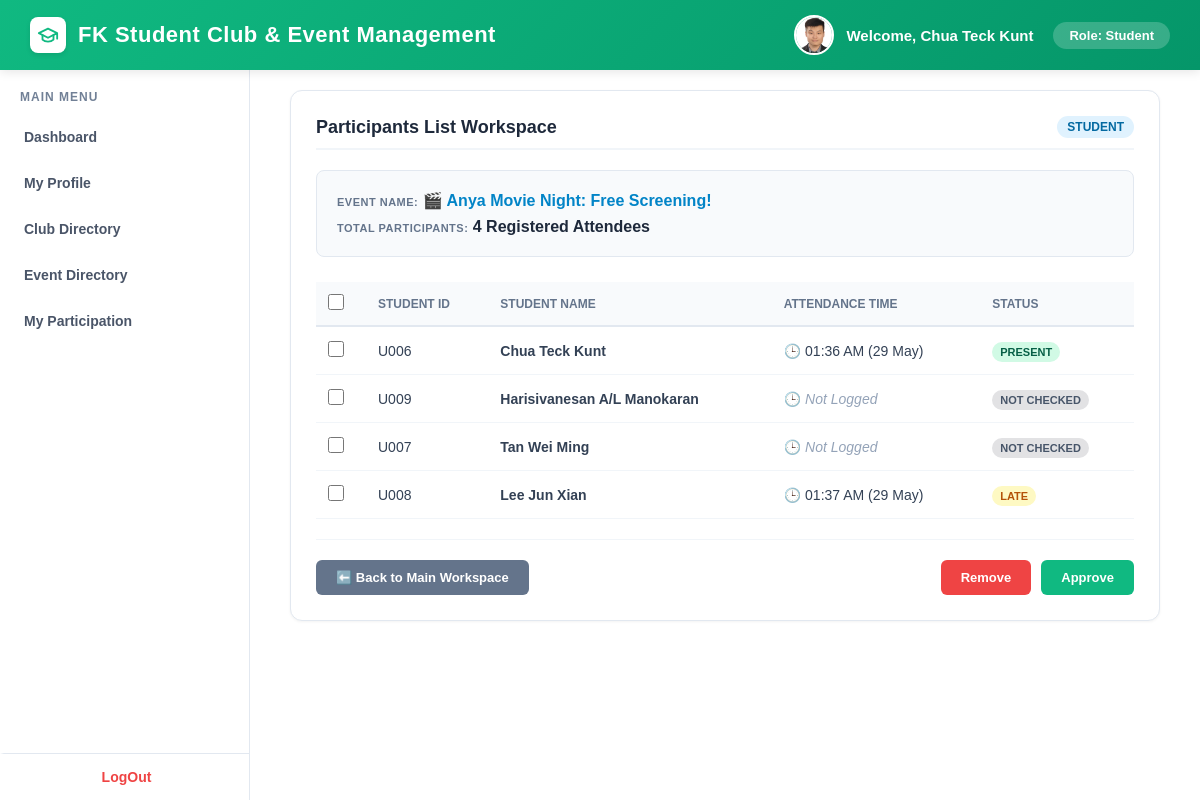
Screenshot of /student/manage_attendance.php?eventID=E101 (signed in) with the database file from the repository.
### tables this page shows
CREATE TABLE `students` (
  `userID` varchar(100) NOT NULL,
  `stu_ID` varchar(10) DEFAULT NULL,
  `stu_name` varchar(100) DEFAULT NULL,
  `stu_email` varchar(100) DEFAULT NULL,
  `stu_address` varchar(255) DEFAULT NULL,
  `stu_role` varchar(50) DEFAULT NULL,
  `stu_contact_no` varchar(15) DEFAULT NULL,
  `stu_profile_photo` varchar(255) DEFAULT NULL
);

CREATE TABLE `events` (
  `eventID` varchar(100) NOT NULL,
  `event_title` varchar(100) DEFAULT NULL,
  `event_desc` varchar(255) DEFAULT NULL,
  `event_date` date DEFAULT NULL,
  `event_time` time DEFAULT NULL,
  `event_venue` varchar(100) DEFAULT NULL,
  `event_max_participants` int DEFAULT NULL,
  `attendance_qr` varchar(100) DEFAULT NULL
);

CREATE TABLE `attendance` (
  `attendanceID` varchar(100) NOT NULL,
  `attendance_date` date DEFAULT NULL,
  `attendance_time` time DEFAULT NULL,
  `attendance_status` varchar(20) DEFAULT NULL,
  `eventID` varchar(100) DEFAULT NULL,
  `userID` varchar(100) DEFAULT NULL
);

### student/student_login_materials.php (called while the page is built, shortened)
<?php
require_once '../db_connection.php';
$userID = $_SESSION['userID'];
$username = $_SESSION['user_username'];
$role = $_SESSION['user_role'];
$active_role = $_SESSION['active_role'] ?? 'Student';
$sql_profile = "SELECT stu_ID, stu_name, stu_email, stu_contact_no, stu_address, stu_profile_photo FROM students WHERE userID = '$userID'";
$result_profile = mysqli_query($link, $sql_profile);
if ($result_profile && mysqli_num_rows($result_profile) > 0) {
    $row = mysqli_fetch_assoc($result_profile);
    $stu_name = !empty($row['stu_name']) ? $row['stu_name'] : $username;
    $photo_path = !empty($row['stu_profile_photo']) ? $row['stu_profile_photo'] : "";
}
?>

### student/manage_attendance.php (the view, shortened to what this page needs)
<?php
require_once 'student_login_materials.php';
$eventID = isset($_GET['eventID']) ? mysqli_real_escape_string($link, $_GET['eventID']) : '';
$event_title = "Unknown Event";
$event_query = mysqli_query($link, "SELECT event_title FROM events WHERE eventID = '$eventID'");
if ($event_query && $ev = mysqli_fetch_assoc($event_query)) {
    $event_title = $ev['event_title'];
}
$query_participants = "SELECT
                        a.attendanceID,
                        a.userID,
                        s.stu_name AS student_real_name,
                        a.attendance_time,
                        COALESCE(a.attendance_status, 'Not Checked') AS att_status
                       FROM attendance a
                       INNER JOIN students s ON a.userID = s.userID
                       WHERE a.eventID = '$eventID'";
$result_participants = mysqli_query($link, $query_participants);
$total_participants = $result_participants ? mysqli_num_rows($result_participants) : 0;
?>
<!DOCTYPE html>
<html lang="en">
<head>
</head>
<body>
    <?php include 'student_background.php'; ?>
    <div class="content-area">
        <div class="workspace-wrapper">
            <form id="attendance_bulk_form" method="POST" action="manage_attendance.php?eventID=<?php echo urlencode($eventID); ?>" class="central-board">
                <div class="board-title">
                    <span>Participants List Workspace</span>
                    <span class="role-indicator"><?php echo htmlspecialchars($role); ?></span>
                </div>
                <div class="info-display-banner">
                    <div>
                        <span class="info-label">Event Name:</span>
                        <span class="info-value" style="color: #0284c7;"> <?php echo htmlspecialchars($event_title); ?></span>
                    </div>
                    <div>
                        <span class="info-label">Total Participants:</span>
                        <span class="info-value"> <?php echo $total_participants; ?> Registered Attendees</span>
                    </div>
                </div>
                <table>
                    <thead>
                        <tr>
                            <th width="50px"><input type="checkbox" id="select_all_trigger" class="chk-box" onclick="toggleSelectAll(this)"></th>
                            <th>Student ID</th>
                            <th>Student Name</th>
                            <th>Attendance Time</th>
                            <th>Status</th>
                        </tr>
                    </thead>
                    <tbody>
                        <?php if ($result_participants && $total_participants > 0): ?>
                            <?php while ($row = mysqli_fetch_assoc($result_participants)): ?>
                                <tr>
                                    <td>
                                        <input type="checkbox" name="selected_commitee[]" value="<?php echo $row['userID']; ?>" class="chk-box commitee-record-checkbox">
                                    </td>
                                    <td><code><?php echo htmlspecialchars($row['userID']); ?></code></td>
                                    <td><strong><?php echo htmlspecialchars($row['student_real_name']); ?></strong></td>
                                    <td>
                                        🕒 <?php echo (!empty($row['attendance_time']) && ($row['att_status'] === 'Present' || $row['att_status'] === 'Late')) ? date('h:i A (d M)', strtotime($row['attendance_time'])) : '<span style="color: #94a3b8; font-style: italic;">Not Logged</span>'; ?>
                                    </td>
                                    <td>
                                        <?php if (strtolower($row['att_status']) == 'present'): ?>
                                            <span class="badge badge-approved">Present</span>
                                        <?php elseif (strtolower($row['att_status']) == 'late'): ?>
                                            <span class="badge badge-warning">Late</span>
                                        <?php else: ?>
                                            <span class="badge badge-neutral">Not Checked</span>
                                        <?php endif; ?>
                                    </td>
                                </tr>
                            <?php endwhile; ?>
                        <?php endif; ?>
                    </tbody>
                </table>
                <div class="action-row-footer">
                    <a href="manage_events.php" class="btn btn-back">⬅️ Back to Main Workspace</a>
                    <div style="display: flex; gap: 10px;">
                        <button type="submit" name="action_remove" class="btn btn-remove" onclick="return confirm('Are you sure you want to remove the selected entries?')">Remove</button>
                        <button type="submit" name="action_approve" class="btn btn-approve">Approve</button>
                    </div>
                </div>
            </form>
        </div>
    </div>
</body>
</html>

### student/student_background.php (shortened to what this page needs)
<?php
$current_page = basename($_SERVER['PHP_SELF']);
?>
<?php if ($active_role === 'Student'): ?>
    <div class="student">
        <div class="top-bar">
            <div class="system-title">
                <div class="system-logo">
                    <svg xmlns="http://www.w3.org/2000/svg" width="22" height="22" viewBox="0 0 24 24" fill="none" stroke="currentColor" stroke-width="2" stroke-linecap="round" stroke-linejoin="round">
                        <path d="M22 10v6M2 10l10-5 10 5-10 5z"/>
                        <path d="M6 12v5c3 3 9 3 12 0v-5"/>
                     </svg>
                </div>
                FK Student Club & Event Management
            </div>
            <div class="user-profile-section">
                <div class="profile-group">
                    <div class="top-bar-photo">
                        <?php if (!empty($photo_path)): ?>
                            <img src="<?php echo htmlspecialchars($photo_path); ?>" alt="Profile" style="width: 100%; height: 100%; object-fit: cover;">
                        <?php else: ?>
                            <?php echo strtoupper(substr($stu_name, 0, 1)); ?>
                        <?php endif; ?>
                     </div>
                    <div class="welcome-text">Welcome, <?php echo htmlspecialchars($stu_name); ?></div>
                </div>
                <div class="role-badge">Role: <?php echo htmlspecialchars($active_role); ?></div>
            </div>
        </div>
        <div class="main-layout">
            <div class="sidebar">
                <div class="sidebar-title">Main Menu</div>
                <a href="student_dashboard.php" class="<?= ($current_page == 'student_dashboard.php') ? 'active' : '' ?>">Dashboard</a>
                <a href="profile_dashboard.php" class="<?= ($current_page == 'profile_dashboard.php') ? 'active' : '' ?>">My Profile</a>
                <a href="club_directory.php" class="<?= ($current_page == 'club_directory.php' || $current_page == 'club_details.php') ? 'active' : '' ?>">Club Directory</a>
                <a href="event_directory.php" class="<?= ($current_page == 'event_directory.php' || $current_page == 'browse_event.php') ? 'active' : '' ?>">Event Directory</a>
                <a href="student_participation_dashboard.php" class="<?= ($current_page == 'student_participation_dashboard.php') ? 'active' : '' ?>">My Participation</a>
                <a href="../logout.php" class="logout-btn">LogOut</a>
            </div>
<?php endif; ?>

### student/manage_attendance.php (style rules this page uses)
.workspace-wrapper { display: flex; flex-direction: column; gap: 20px; width: 100%; font-family: system-ui, sans-serif; }
.central-board { background: white; border-radius: 12px; border: 1px solid #e2e8f0; padding: 25px; box-shadow: 0 1px 3px rgba(0,0,0,0.05); }
.board-title { font-size: 18px; font-weight: bold; color: #1e293b; margin-bottom: 20px; padding-bottom: 10px; border-bottom: 2px solid #f1f5f9; display: flex; justify-content: space-between; align-items: center; }
.role-indicator { font-size: 12px; font-weight: bold; padding: 4px 10px; border-radius: 12px; text-transform: uppercase; background-color: #e0f2fe; color: #0369a1; }
.info-display-banner { background-color: #f8fafc; padding: 20px; border: 1px solid #e2e8f0; border-radius: 8px; margin-bottom: 25px; display: flex; flex-direction: column; gap: 8px; }
.info-label { font-size: 11px; font-weight: bold; color: #64748b; text-transform: uppercase; letter-spacing: 0.5px; }
.info-value { font-size: 16px; font-weight: bold; color: #1e293b; }
table { width: 100%; border-collapse: collapse; text-align: left; margin-bottom: 20px; }
th { background-color: #f8fafc; padding: 12px; font-size: 12px; text-transform: uppercase; color: #64748b; font-weight: bold; border-bottom: 2px solid #e2e8f0; }
td { padding: 14px 12px; font-size: 14px; color: #334155; border-bottom: 1px solid #f1f5f9; }
.badge { font-size: 11px; font-weight: bold; padding: 4px 8px; border-radius: 10px; text-transform: uppercase; }
.badge-approved { background-color: #d1fae5; color: #065f46; }
.badge-warning { background-color: #fef9c3; color: #b45309; }
.badge-neutral { background-color: #e2e2e4; color: #475569; }
.action-row-footer { display: flex; justify-content: space-between; align-items: center; margin-top: 15px; border-top: 1px solid #f1f5f9; padding-top: 20px; }
.btn { padding: 10px 20px; border-radius: 6px; text-decoration: none; font-size: 13px; font-weight: bold; border: none; cursor: pointer; display: inline-block; }
.btn-remove { background-color: #ef4444; color: white; }
.btn-approve { background-color: #10b981; color: white; }
.btn-back { background-color: #64748b; color: white; }
.chk-box { width: 16px; height: 16px; cursor: pointer; }

### rows the page displays
students: stu_profile_photo (picture), stu_name "Chua Teck Kunt"
events: event_title "🎬 Anya Movie Night: Free Screening!"
attendance: userID "U006", userID.stu_name "Chua Teck Kunt", attendance_time "01:36 AM (29 May)", shows "PRESENT"
attendance: userID "U009", userID.stu_name "Harisivanesan A/L Manokaran", attendance_time "Not Logged", shows "NOT CHECKED"
attendance: userID "U007", userID.stu_name "Tan Wei Ming", attendance_time "Not Logged", shows "NOT CHECKED"
attendance: userID "U008", userID.stu_name "Lee Jun Xian", attendance_time "01:37 AM (29 May)", shows "LATE"

### other values shown
$active_role "Student"
$role "STUDENT"
$total_participants "4"
